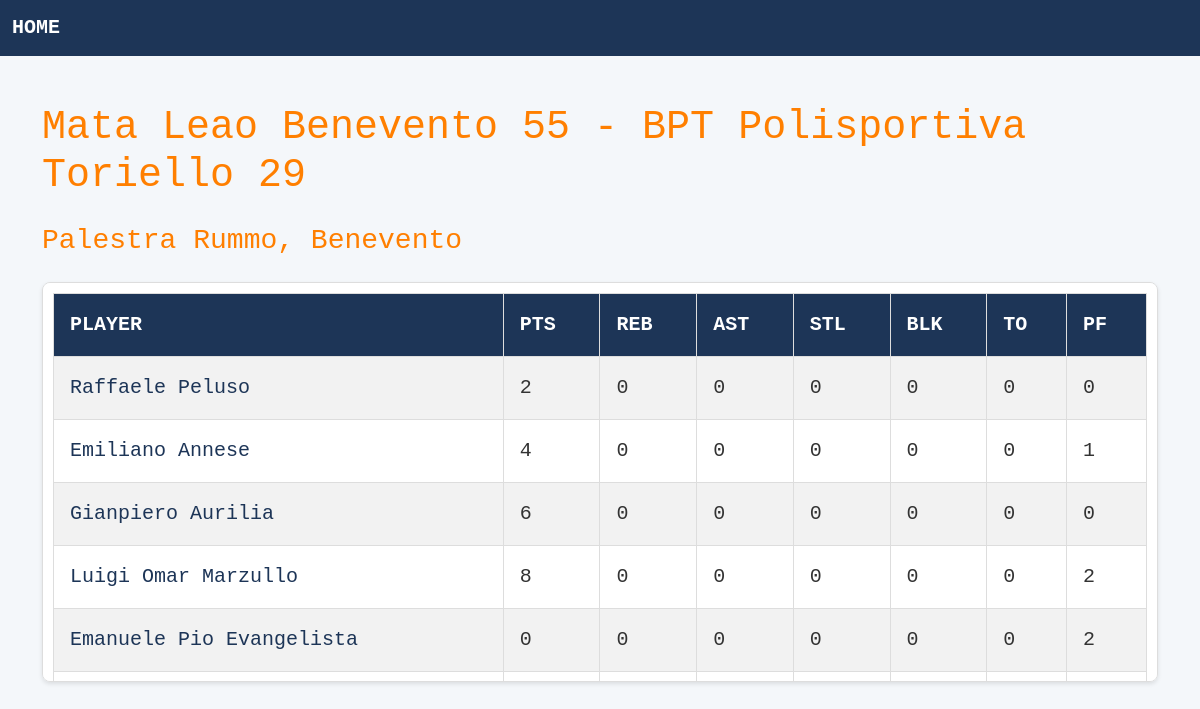
The page /games/2 on the database its author committed.
### tables this page shows
CREATE TABLE games (
    id INTEGER PRIMARY KEY AUTOINCREMENT,
    home_team VARCHAR(255),
    away_team VARCHAR(255),
    home_score INTEGER,
    away_score INTEGER,
    location VARCHAR(255),
    date DATE
);

CREATE TABLE player_stats (
    id INTEGER PRIMARY KEY AUTOINCREMENT,
    player_id INTEGER,
    game_id INTEGER,
    pts INTEGER,
    reb INTEGER,
    ast INTEGER,
    stl INTEGER,
    blk INTEGER,
    turn INTEGER,  
    pf INTEGER,
    FOREIGN KEY (player_id) REFERENCES players (id),
    FOREIGN KEY (game_id) REFERENCES games (id)
);

CREATE TABLE players (
    id INTEGER PRIMARY KEY AUTOINCREMENT,
    name VARCHAR(255),
    jersey INTEGER,
    position VARCHAR(255),
    height REAL,
    weight REAL,
    age INTEGER,
    ppg REAL DEFAULT 0,
    rpg REAL DEFAULT 0,
    apg REAL DEFAULT 0,
    fpg REAL DEFAULT 0
);

### app.py (the view)
@app.route("/games/<int:id>")
def get_game(id):
    connection = get_connection()
    cursor = connection.cursor()
    cursor.execute("SELECT * FROM games WHERE id = ?", (id,))
    game = cursor.fetchone()
    if game:
        cursor.execute("""
            SELECT players.name, players.id, player_stats.pts, player_stats.reb, player_stats.ast,
                   player_stats.stl, player_stats.blk, player_stats.turn, player_stats.pf
            FROM player_stats
            JOIN players ON player_stats.player_id = players.id
            WHERE player_stats.game_id = ?
        """, (id,))
        player_stats = cursor.fetchall()
        connection.close()
        return render_template("game.html", game=game, player_stats=player_stats)
    else:
        connection.close()
        return {"error": "Game not found"}, 404

### app.py (called while the page is built)
def get_connection():
    connection = sqlite3.connect("data/database.db")
    connection.row_factory = sqlite3.Row
    return connection

### templates/game.html
{% extends "base.html" %} {% block content %}
<div class="container mt-5">
  <h1 class="text-left mb-4" style="color: #ff7f00">
    {{ game.home_team }} {{ game.home_score }} - {{ game.away_team }} {{
    game.away_score }}
  </h1>
  <h3 class="text-left mb-4" style="color: #ff7f00">{{ game.location }}</h3>
  <div class="scrollable-box">
    <table class="table table-bordered table-striped table-hover">
      <thead class="bg-dark text-white">
        <tr>
          <th>PLAYER</th>
          <th>PTS</th>
          <th>REB</th>
          <th>AST</th>
          <th>STL</th>
          <th>BLK</th>
          <th>TO</th>
          <th>PF</th>
        </tr>
      </thead>
      <tbody>
        {% for stat in player_stats %}
        <tr>
          <td>
            <a href="{{ url_for('get_player', id=stat.id) }}"
              >{{ stat.name }}</a
            >
          </td>
          <td>{{ stat.pts }}</td>
          <td>{{ stat.reb }}</td>
          <td>{{ stat.ast }}</td>
          <td>{{ stat.stl }}</td>
          <td>{{ stat.blk }}</td>
          <td>{{ stat.turn }}</td>
          <td>{{ stat.pf }}</td>
        </tr>
        {% endfor %}
      </tbody>
    </table>
  </div>
</div>
{% endblock %}

### static/styles.css (style rules this page uses)
body { font-family: "Consolas", monospace; font-size: 20px; background-color: #f4f7fa; color: #333; margin: 0; padding: 0; }
a { color: #1d3557; text-decoration: none; }
.scrollable-box { max-height: 400px; overflow-y: auto; border: 1px solid #ddd; border-radius: 8px; padding: 10px; background-color: #ffffff; box-shadow: 0 2px 4px rgba(0, 0, 0, 0.1); }
.scrollable-box table { width: 100%; border-collapse: collapse; }
.scrollable-box th, .scrollable-box td { text-align: left; padding: 16px; border: 1px solid #ddd; }
.scrollable-box th { background-color: #1d3557; color: white; }
.scrollable-box td { color: #333; }

### rows shown on the page
games: home_team "Mata Leao Benevento", home_score "55", away_team "BPT Polisportiva Toriello", away_score "29", location "Palestra Rummo, Benevento"
player_stats: name "Raffaele Peluso", pts "2", reb "0", ast "0", stl "0", blk "0", turn "0", pf "0"
player_stats: name "Emiliano Annese", pts "4", reb "0", ast "0", stl "0", blk "0", turn "0", pf "1"
player_stats: name "Gianpiero Aurilia", pts "6", reb "0", ast "0", stl "0", blk "0", turn "0", pf "0"
player_stats: name "Luigi Omar Marzullo", pts "8", reb "0", ast "0", stl "0", blk "0", turn "0", pf "2"
player_stats: name "Emanuele Pio Evangelista", pts "0", reb "0", ast "0", stl "0", blk "0", turn "0", pf "2"
